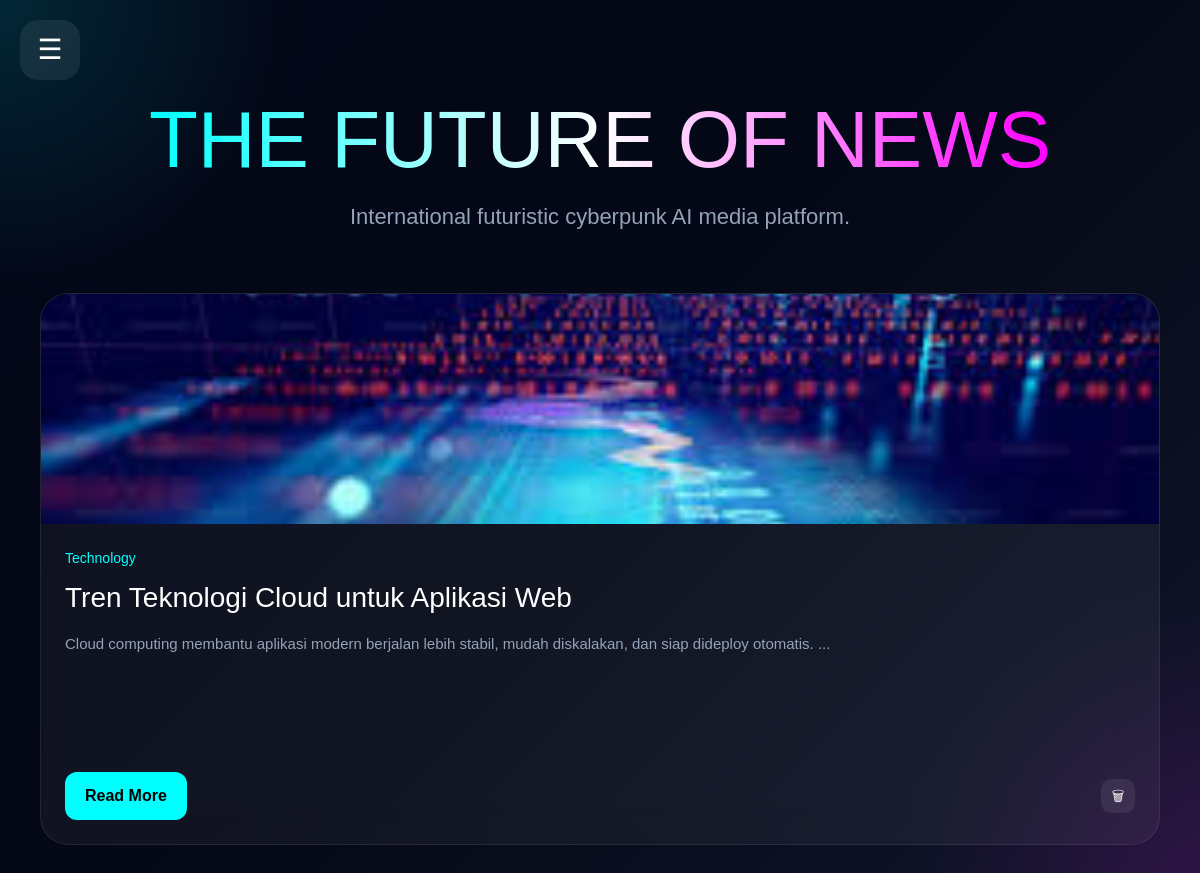
The app's page /dynamic-app/index.php?kategori=Technology with its own data.
### tables this page shows
CREATE TABLE IF NOT EXISTS berita (
    id INT AUTO_INCREMENT PRIMARY KEY,
    judul VARCHAR(255) NOT NULL,
    isi TEXT NOT NULL,
    gambar VARCHAR(255) DEFAULT NULL,
    kategori VARCHAR(100) NOT NULL DEFAULT 'Technology',
    views INT NOT NULL DEFAULT 0,
    likes INT NOT NULL DEFAULT 0,
    created_at TIMESTAMP DEFAULT CURRENT_TIMESTAMP
);

### dynamic-app/index.php (the view, shortened to what this page needs)
<?php
include 'config/koneksi.php';
$kategori = isset($_GET['kategori'])
? $_GET['kategori']
: 'Home';
if($kategori == 'Home'){
    $query = mysqli_query($conn,"
    SELECT * FROM berita
    ORDER BY id DESC
    ");
}else{
    $query = mysqli_query($conn,"
    SELECT * FROM berita
    WHERE kategori='$kategori'
    ORDER BY id DESC
    ");
}
?>
<!DOCTYPE html>
<html lang="en">
<head>
<script src="https://cdn.tailwindcss.com"></script>
</head>
<body>
<div class="toggle-btn" onclick="toggleSidebar()">
☰
</div>
<div class="content">
<div class="hero">
<h1>
THE FUTURE OF NEWS
</h1>
<p>
International futuristic cyberpunk AI media platform.
</p>
</div>
<div class="grid-news">
<?php while($data=mysqli_fetch_array($query)) { ?>
<div class="card">
<img
src="assets/uploads/<?php echo $data['gambar']; ?>"
>
<div class="card-content">
<div class="category">
<?php echo $data['kategori']; ?>
</div>
<h2>
<?php echo $data['judul']; ?>
</h2>
<p class="desc">
<?php
echo substr(strip_tags($data['isi']),0,120);
?>
...
</p>
<div class="button-area">
<a
href="berita.php?id=<?php echo $data['id']; ?>"
class="btn"
>
Read More
</a>
<a
href="admin/hapus.php?id=<?php echo $data['id']; ?>"
onclick="return confirm('Yakin hapus berita ini?')"
class="delete-icon"
>
🗑
</a>
</div>
</div>
</div>
<?php } ?>
</div>
</div>
</body>
</html>

### dynamic-app/index.php (style rules this page uses)
* { margin:0; padding:0; box-sizing:border-box; }
body { background: radial-gradient(circle at top left,#00ffff22,transparent 20%), radial-gradient(circle at bottom right,#ff00ff22,transparent 20%), linear-gradient(135deg,#020617,#050816,#0f172a); color:white; font-family:Arial; overflow-x:hidden; }
.toggle-btn { position:fixed; top:20px; left:20px; width:60px; height:60px; border-radius:18px; background:rgba(255,255,255,0.08); backdrop-filter:blur(20px); display:flex; justify-content:center; align-items:center; font-size:28px; cursor:pointer; z-index:2000; transition:0.3s; }
.content { padding:100px 40px 40px 40px; }
.hero { margin-bottom:60px; text-align:center; display:flex; flex-direction:column; justify-content:center; align-items:center; }
.hero h1 { font-size:80px; line-height:1; margin-bottom:20px; background:linear-gradient(90deg,cyan,white,#ff00ff); -webkit-background-clip:text; -webkit-text-fill-color:transparent; }
.hero p { color:#94a3b8; font-size:22px; }
.grid-news { display:grid; grid-template-columns: repeat(auto-fit,minmax(320px,1fr)); gap:30px; }
.card { background:rgba(255,255,255,0.05); backdrop-filter:blur(20px); border:1px solid rgba(255,255,255,0.08); border-radius:28px; overflow:hidden; transition:0.4s; }
.card img { width:100%; height:230px; object-fit:cover; }
.card-content { padding:24px; display:flex; flex-direction:column; height:320px; }
.category { color:cyan; font-size:14px; margin-bottom:12px; }
.card h2 { font-size:28px; margin-bottom:15px; line-height:1.2; }
.desc { flex:1; color:#94a3b8; line-height:1.8; font-size:15px; }
.button-area { display:flex; justify-content:space-between; align-items:center; margin-top:20px; }
.btn { display:inline-block; background:cyan; color:black; padding:12px 20px; border-radius:12px; text-decoration:none; font-weight:bold; transition:0.3s; }
.delete-icon { width:34px; height:34px; border-radius:10px; background:rgba(255,255,255,0.08); color:white; display:flex; align-items:center; justify-content:center; text-decoration:none; font-size:14px; transition:0.3s; }

### records on screen
berita: gambar (picture), kategori "Technology", judul "Tren Teknologi Cloud untuk Aplikasi Web", isi "Cloud computing membantu aplikasi modern berjalan lebih stabil, mudah diskalakan, dan siap dideploy otomatis."
